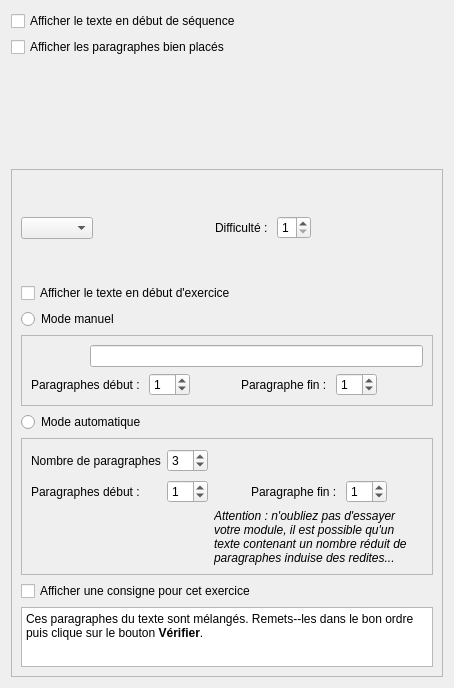
         <widget class="QWidget" name="PAMscrollAreaWidgetContents">
          <property name="geometry">
           <rect>
            <x>0</x>
            <y>0</y>
            <width>454</width>
            <height>688</height>
           </rect>
          </property>
          <layout class="QGridLayout" name="gridLayout_27">
           <item row="0" column="0">
            <layout class="QGridLayout" name="gridLayout_20">
             <item row="1" column="2">
              <spacer name="horizontalSpacer_49">
               <property name="orientation">
                <enum>Qt::Horizontal</enum>
               </property>
               <property name="sizeHint" stdset="0">
                <size>
                 <width>40</width>
                 <height>20</height>
                </size>
               </property>
              </spacer>
             </item>
             <item row="0" column="0">
              <widget class="QCheckBox" name="PAMchbAfficherTexteSequence">
               <property name="text">
                <string>Afficher le texte en début de séquence</string>
               </property>
              </widget>
             </item>
             <item row="1" column="0">
              <widget class="QCheckBox" name="PAMchbAfficherParagraphesBienPlaces">
               <property name="toolTip">
                <string>Indique d'une couleur si les paragraphes sont bien ou mal placés</string>
               </property>
               <property name="text">
                <string>Afficher les paragraphes bien placés</string>
               </property>
              </widget>
             </item>
             <item row="1" column="3">
              <widget class="AbulEduFlatBoutonV1" name="PAMbtnAjouterExercice" native="true">
               <property name="text" stdset="0">
                <string>Ajouter un exercice</string>
               </property>
              </widget>
             </item>
             <item row="1" column="1">
              <spacer name="horizontalSpacer_14">
               <property name="orientation">
                <enum>Qt::Horizontal</enum>
               </property>
               <property name="sizeType">
                <enum>QSizePolicy::Preferred</enum>
               </property>
               <property name="sizeHint" stdset="0">
                <size>
                 <width>40</width>
                 <height>20</height>
                </size>
               </property>
              </spacer>
             </item>
             <item row="2" column="0" colspan="3">
              <widget class="AbulEduInstructionV1" name="PAMabeInstruction" native="true">
               <property name="minimumSize">
                <size>
                 <width>0</width>
                 <height>100</height>
                </size>
               </property>
              </widget>
             </item>
            </layout>
           </item>
           <item row="1" column="0">
            <widget class="QFrame" name="PAMfrParametresExercice">
             <property name="frameShape">
              <enum>QFrame::StyledPanel</enum>
             </property>
             <property name="frameShadow">
              <enum>QFrame::Raised</enum>
             </property>
             <layout class="QVBoxLayout" name="verticalLayout_14">
              <item>
               <layout class="QHBoxLayout" name="PAMhlNumeroExercice">
                <item>
                 <widget class="QComboBox" name="PAMcbNumeroExercice"/>
                </item>
                <item>
                 <spacer name="horizontalSpacer_32">
                  <property name="orientation">
                   <enum>Qt::Horizontal</enum>
                  </property>
                  <property name="sizeHint" stdset="0">
                   <size>
                    <width>40</width>
                    <height>20</height>
                   </size>
                  </property>
                 </spacer>
                </item>
                <item>
                 <widget class="QLabel" name="PAMlblDifficulte">
                  <property name="text">
                   <string>Difficulté : </string>
                  </property>
                 </widget>
                </item>
                <item>
                 <widget class="QSpinBox" name="PAMsbDifficulte">
                  <property name="toolTip">
                   <string>de 1 (très facile) à 5 (très difficile)</string>
                  </property>
                  <property name="minimum">
                   <number>1</number>
                  </property>
                  <property name="maximum">
                   <number>5</number>
                  </property>
                 </widget>
                </item>
                <item>
                 <spacer name="horizontalSpacer_33">
                  <property name="orientation">
                   <enum>Qt::Horizontal</enum>
                  </property>
                  <property name="sizeHint" stdset="0">
                   <size>
                    <width>40</width>
                    <height>20</height>
                   </size>
                  </property>
                 </spacer>
                </item>
                <item>
                 <widget class="AbulEduFlatBoutonV1" name="PAMbtnDeleteCurrentExercise" native="true">
                  <property name="text" stdset="0">
                   <string>Supprimer cet exercice</string>
                  </property>
                 </widget>
                </item>
               </layout>
              </item>
              <item>
               <widget class="QCheckBox" name="PAMchbAfficherTexteExercice">
                <property name="text">
                 <string>Afficher le texte en début d'exercice</string>
                </property>
               </widget>
              </item>
              <item>
               <layout class="QVBoxLayout" name="PAMvlModeManuel">
                <item>
                 <widget class="QRadioButton" name="PAMrbModeManuel">
                  <property name="toolTip">
                   <string>Choix manuel des paragraphes</string>
                  </property>
                  <property name="text">
                   <string>Mode manuel</string>
                  </property>
                 </widget>
                </item>
                <item>
                 <widget class="QFrame" name="PAMfrModeManuel">
                  <property name="frameShape">
                   <enum>QFrame::StyledPanel</enum>
                  </property>
                  <property name="frameShadow">
                   <enum>QFrame::Raised</enum>
                  </property>
                  <layout class="QGridLayout" name="gridLayout_22">
                   <item row="1" column="3">
                    <spacer name="PAMhsParagrapheDebutManuel">
                     <property name="orientation">
                      <enum>Qt::Horizontal</enum>
                     </property>
                     <property name="sizeHint" stdset="0">
                      <size>
                       <width>204</width>
                       <height>20</height>
                      </size>
                     </property>
                    </spacer>
                   </item>
                   <item row="1" column="6">
                    <spacer name="PAMhsParagrapheFinManuel">
                     <property name="orientation">
                      <enum>Qt::Horizontal</enum>
                     </property>
                     <property name="sizeHint" stdset="0">
                      <size>
                       <width>204</width>
                       <height>20</height>
                      </size>
                     </property>
                    </spacer>
                   </item>
                   <item row="0" column="0">
                    <widget class="AbulEduFlatBoutonV1" name="PAMbtnChoixParagraphes" native="true">
                     <property name="toolTip">
                      <string>Permet de choisir les paragraphes dans le texte</string>
                     </property>
                     <property name="text" stdset="0">
                      <string>Choix</string>
                     </property>
                    </widget>
                   </item>
                   <item row="0" column="1" colspan="6">
                    <widget class="QLineEdit" name="PAMleParagraphesChoisis">
                     <property name="text">
                      <string/>
                     </property>
                    </widget>
                   </item>
                   <item row="1" column="0" colspan="2">
                    <widget class="QLabel" name="PAMlblParagrapheDebutManuel">
                     <property name="text">
                      <string>Paragraphes début : </string>
                     </property>
                    </widget>
                   </item>
                   <item row="1" column="2">
                    <widget class="QSpinBox" name="PAMsbParagrapheDebutManuel">
                     <property name="toolTip">
                      <string>Marque le début du morceau du texte utilisé ici</string>
                     </property>
                     <property name="value">
                      <number>1</number>
                     </property>
                    </widget>
                   </item>
                   <item row="1" column="4">
                    <widget class="QLabel" name="PAMlblParagrapheFinManuel">
                     <property name="text">
                      <string>Paragraphe fin : </string>
                     </property>
                    </widget>
                   </item>
                   <item row="1" column="5">
                    <widget class="QSpinBox" name="PAMsbParagrapheFinManuel">
                     <property name="toolTip">
                      <string>Marque la fin du morceau du texte utilisé ici</string>
                     </property>
                     <property name="value">
                      <number>1</number>
                     </property>
                    </widget>
                   </item>
                  </layout>
                 </widget>
                </item>
               </layout>
              </item>
              <item>
               <layout class="QVBoxLayout" name="PAMvlModeAuto">
                <item>
                 <widget class="QRadioButton" name="PAMrbModeAuto">
                  <property name="toolTip">
                   <string>Choix aléatoire de paragraphes</string>
                  </property>
                  <property name="text">
                   <string>Mode automatique</string>
                  </property>
                 </widget>
                </item>
                <item>
                 <widget class="QFrame" name="PAMfrModeAuto">
                  <property name="frameShape">
                   <enum>QFrame::StyledPanel</enum>
                  </property>
                  <property name="frameShadow">
                   <enum>QFrame::Raised</enum>
                  </property>
                  <layout class="QGridLayout" name="gridLayout_5">
                   <item row="0" column="0">
                    <widget class="QLabel" name="PAMlblNombreParagraphesAuto">
                     <property name="text">
                      <string>Nombre de paragraphes</string>
                     </property>
                    </widget>
                   </item>
                   <item row="0" column="1">
                    <widget class="QSpinBox" name="PAMsbNombreParagraphesAuto">
                     <property name="toolTip">
                      <string>Nombre de paragraphes pris dans le texte</string>
                     </property>
                     <property name="value">
                      <number>3</number>
                     </property>
                    </widget>
                   </item>
                   <item row="1" column="0">
                    <widget class="QLabel" name="PAMlblParagrapheDebutAuto">
                     <property name="text">
                      <string>Paragraphes début : </string>
                     </property>
                    </widget>
                   </item>
                   <item row="1" column="1">
                    <widget class="QSpinBox" name="PAMsbParagrapheDebutAuto">
                     <property name="value">
                      <number>1</number>
                     </property>
                    </widget>
                   </item>
                   <item row="1" column="4">
                    <widget class="QSpinBox" name="PAMsbParagrapheFinAuto">
                     <property name="value">
                      <number>1</number>
                     </property>
                    </widget>
                   </item>
                   <item row="1" column="3">
                    <widget class="QLabel" name="PAMlblParagrapheFinAuto">
                     <property name="text">
                      <string>Paragraphe fin : </string>
                     </property>
                    </widget>
                   </item>
                   <item row="0" column="2" colspan="4">
                    <spacer name="PAMhsNbParagraphesAuto">
                     <property name="orientation">
                      <enum>Qt::Horizontal</enum>
                     </property>
                     <property name="sizeHint" stdset="0">
                      <size>
                       <width>130</width>
                       <height>26</height>
                      </size>
                     </property>
                    </spacer>
                   </item>
                   <item row="1" column="2">
                    <spacer name="PAMhsParagrapheDebutAuto">
                     <property name="orientation">
                      <enum>Qt::Horizontal</enum>
                     </property>
                     <property name="sizeHint" stdset="0">
                      <size>
                       <width>40</width>
                       <height>20</height>
                      </size>
                     </property>
                    </spacer>
                   </item>
                   <item row="1" column="5">
                    <spacer name="PAMhsParagrapheFinAuto">
                     <property name="orientation">
                      <enum>Qt::Horizontal</enum>
                     </property>
                     <property name="sizeHint" stdset="0">
                      <size>
                       <width>40</width>
                       <height>20</height>
                      </size>
                     </property>
                    </spacer>
                   </item>
                   <item row="2" column="2" colspan="4">
                    <widget class="QLabel" name="label_12">
                     <property name="font">
                      <font>
                       <italic>true</italic>
                      </font>
                     </property>
                     <property name="text">
                      <string>Attention : n'oubliez pas d'essayer votre module, il est possible qu'un texte contenant un nombre réduit de paragraphes induise des redites...</string>
                     </property>
                     <property name="wordWrap">
                      <bool>true</bool>
                     </property>
                    </widget>
                   </item>
                  </layout>
                 </widget>
                </item>
               </layout>
              </item>
              <item>
               <widget class="QCheckBox" name="PAMchbAfficherConsigneExercice">
                <property name="text">
                 <string>Afficher une consigne pour cet exercice</string>
                </property>
               </widget>
              </item>
              <item>
               <widget class="QTextEdit" name="PAMteConsigneExercice">
                <property name="maximumSize">
                 <size>
                  <width>16777215</width>
                  <height>60</height>
                 </size>
                </property>
                <property name="html">
                 <string>&lt;!DOCTYPE HTML PUBLIC &quot;-//W3C//DTD HTML 4.0//EN&quot; &quot;http://www.w3.org/TR/REC-html40/strict.dtd&quot;&gt;
&lt;html&gt;&lt;head&gt;&lt;meta name=&quot;qrichtext&quot; content=&quot;1&quot; /&gt;&lt;style type=&quot;text/css&quot;&gt;
p, li { white-space: pre-wrap; }
&lt;/style&gt;&lt;/head&gt;&lt;body style=&quot; font-family:'Ubuntu'; font-size:11pt; font-weight:400; font-style:normal;&quot;&gt;
&lt;p style=&quot; margin-top:0px; margin-bottom:0px; margin-left:0px; margin-right:0px; -qt-block-indent:0; text-indent:0px;&quot;&gt;&lt;span style=&quot; font-family:'Sans Serif'; font-size:9pt;&quot;&gt;Ces paragraphes du texte sont mélangés. Remets--les dans le bon ordre puis clique sur le bouton &lt;/span&gt;&lt;span style=&quot; font-family:'Sans Serif'; font-size:9pt; font-weight:600;&quot;&gt;Vérifier&lt;/span&gt;&lt;span style=&quot; font-family:'Sans Serif'; font-size:9pt;&quot;&gt;.&lt;/span&gt;&lt;/p&gt;&lt;/body&gt;&lt;/html&gt;</string>
                </property>
               </widget>
              </item>
             </layout>
            </widget>
           </item>
          </layout>
         </widget>
